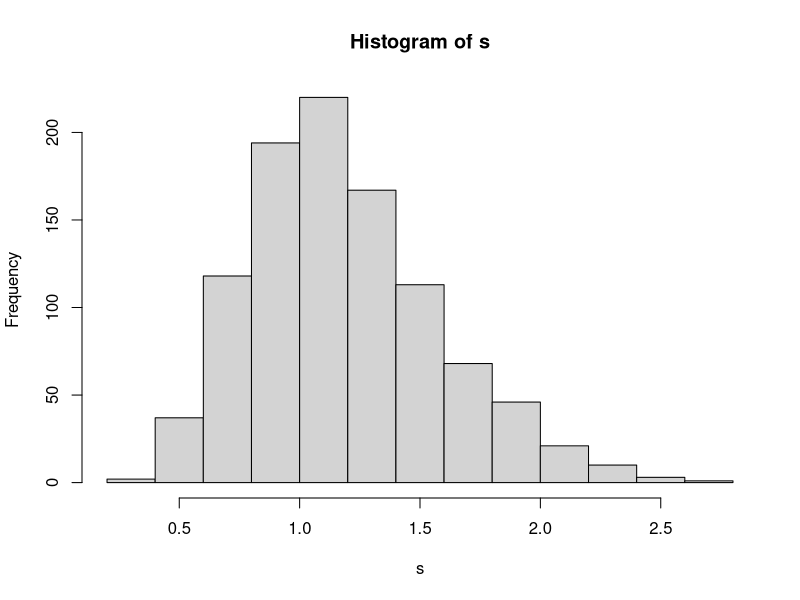
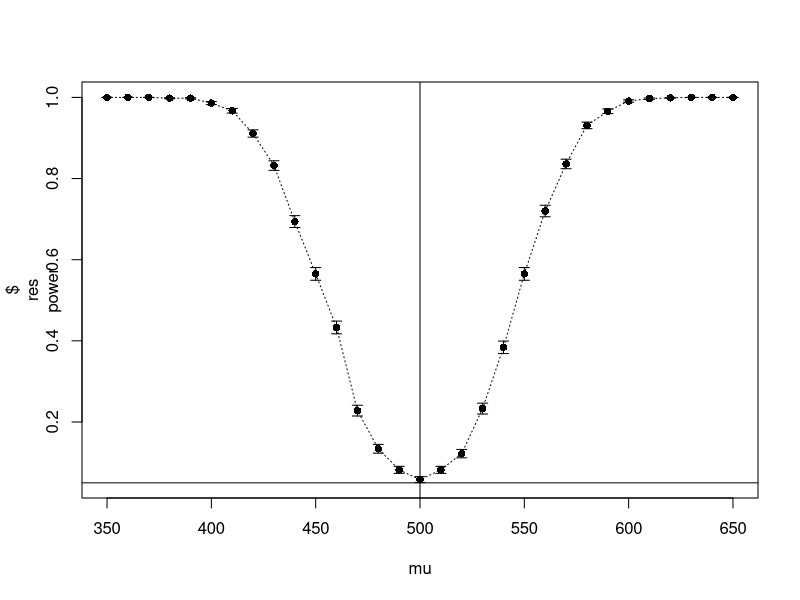
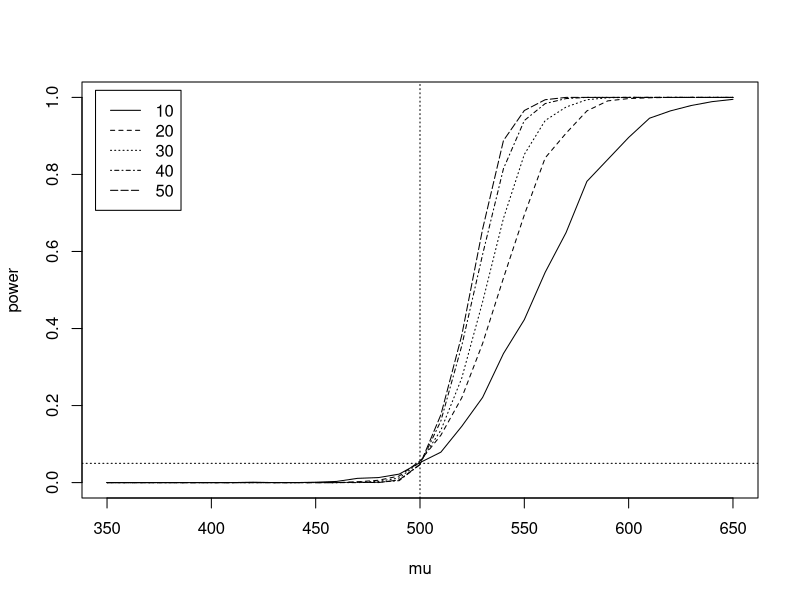

These charts were generated, in order, by the following R code:
## ---- chunk 1
# Load packages
library(knitr)
library(tidyverse)
library(data.table)
library(Metrics)
library(Hmisc)

# Set chunk options and random seed
knitr::opts_chunk$set(fig.width=4, fig.height=3, 
                      warning=FALSE, message=FALSE)
options(digits=4)
set.seed(42)
## ---- chunk 2
mc_sim_1 = function(n=1000, k=1000, a=0, b=1, anti=FALSE, g=identity) {
  x = vector(mode="numeric", length=n)
  for(i in 1:n) {
    if(anti == TRUE) {
      u_vec = 1 - runif(n=k, min=a, max=b)
    }
    else {  
      u_vec = runif(n=k, min=a, max=b)
    }
    u_vec = g(u_vec)
    h_vec = (log(u_vec+1))/(pi*sqrt(u_vec*(1-u_vec)))
    x[i] = (b-a) * (1/k) * sum(h_vec)
  }
  return(x)
}
## ---- chunk 3
est = mc_sim_1(n=1, k=10000, a=0, b=1, anti=FALSE, g=identity)
se = mc_sim_1(n=1000, k=10000, a=0, b=1, anti=FALSE, g=identity) %>% sd()
print(paste0("Estimate: ", round(est, 3), "; Std. Error: ", round(se, 3)))
## ---- chunk 4
est = mc_sim_1(n=1, k=10000, a=0, b=1, anti=TRUE, g=identity)
se = mc_sim_1(n=1000, k=10000, a=0, b=1, anti=TRUE, g=identity) %>% sd()
print(paste0("Estimate: ", round(est, 3), "; Std. Error: ", round(se, 3)))
## ---- chunk 5
cdfInv = function(x) {
  return(1-(sin(pi*x/2))^2)
}
## ---- chunk 6
u = runif(n=1000, min=0, max=1)
sample = cdfInv(u)
print(sample[1:10])
## ---- chunk 7
est = mc_sim_1(n=1, k=10000, a=0, b=1, anti=FALSE, g=cdfInv)
se = mc_sim_1(n=1000, k=10000, a=0, b=1, anti=FALSE, g=cdfInv) %>% sd()
print(paste0("Estimate: ", round(est, 3), "; Std. Error: ", round(se, 3)))
## ---- chunk 8
trimmed_sim_1 = function(k=9, m=1000, n=20) {
  x = list()
  for(i in 1:k) {
    tmean = vector(mode="numeric", length=m)
    for(j in 1:m) {
      s = rt(n=n, df=3, ncp=4)
      s = sort(s)
      tmean[j] = mean( s[(i+1) : (n-i)] )
    }
    mse.est = mean(tmean^2)
    se.mse = sqrt(mean((tmean - mean(tmean))^2))/sqrt(m)
    
    x[[i]] = list(k=i, `t-mean`=mse.est, se=se.mse)
  }
  x = rbindlist(x)
  return(x)
}

x = trimmed_sim_1(k=9, m=1000, n=20)
print(x)
## ---- chunk 9
x = c(0.4, 1.1, 0.2, 1.6, 1.4, 0.9)
theta = rgamma(n=10000, shape=3, rate=2)
l = (theta^length(x))*exp(-theta*sum(x))
mean(theta*l)/mean(l)
## ---- chunk 10
likelihood = function(theta, x) {
  return(theta^length(x) * exp(-theta*sum(x)))
}

i = 1
s = vector(mode="numeric", length=1000)
M = optimize(likelihood, c(0,5), maximum=TRUE, x=x)$objective

while(i <= 1000) {
  theta = rgamma(1, 3, 2)
  u = runif(1, 0, 1)
  if(u < likelihood(theta, x)/M) {
    s[i] = theta
    i = i+1
  }
}

mean(s)
## ---- chunk 11
hist(s)
## ---- chunk 12
trimmed_sim_2 = function(k=9, m=1000, n=20) {
  x = list()
  for(i in 1:k) {
    tmean = vector(mode="numeric", length=m)
    for(j in 1:m) {
      s = rcauchy(n=n)
      s = sort(s)
      tmean[j] = mean( s[(i+1) : (n-i)] )
    }
    mse.est = mean(tmean^2)
    se.mse = sqrt(mean((tmean - mean(tmean))^2))/sqrt(m)
    
    x[[i]] = list(k=i, `t-mean`=mse.est, se=se.mse)
  }
  x = rbindlist(x)
  return(x)
}

x = trimmed_sim_2(k=10, m=1000, n=25)
print(x)
## ---- chunk 13
power_sim_1 = function(mu_low=350, mu_high=650, m=1000, n=20, sigma=100, 
                       twosided=TRUE) {
  if(twosided) {
    alt = "two.sided"
  } else {
    alt = "greater"
  }
  mu = seq(mu_low, mu_high, 10)
  power = vector(mode="numeric", length=length(mu))
  for(i in 1:length(mu)) {
    mu_temp = mu[i]
    pvals = vector(mode="numeric", length=m)
    for(j in 1:m) {
      x = rnorm(n=n, mean=mu_temp, sd=sigma)
      ttest = t.test(x, alternative=alt, mu=500)
      pvals[j] = ttest$p.value
    }
    power[i] = mean(pvals <= 0.05)
  }
  return(list(mu=mu, power=power))
}

res = power_sim_1(350, 650, 1000, 20, 100, TRUE)

{
  se = sqrt(res$power*(1-res$power)/1000)
  errbar(res$mu, res$power, yplus=res$power+se,
         yminus=res$power-se, xlab="mu")
  abline(v=500, lty=1)
  abline(h=0.05, lty=1)
  lines(res$mu, res$power, lty=3)
}
## ---- chunk 14
curves = list()
sizes = seq(10, 50, 10)
for(i in 1:length(sizes)) {
  temp_res = power_sim_1(350, 650, 1000, sizes[i], 100, FALSE)
  temp_pow = temp_res$power
  curves[[i]] = list(`size`=sizes[i], `pow`=temp_pow)
}
## ---- chunk 15
x = seq(350, 650, 10)
{
  plot(x, curves[[1]]$pow, type="l", ylim=c(0, 1), xlab="mu", ylab="power")
  abline(v=500, lty=3)
  abline(h=0.05, lty=3)
  for(i in 2:length(curves)) {
    lines(x, curves[[i]]$pow, lty=i)
  }
  legend("topleft", inset=0.02, legend=sizes, lty=1:5)
}
## ---- chunk 16
n = 20
t0 = qt(c(0.025, 0.975), df=n-1)
CI = replicate(10000, expr={
  x = rchisq(n, df=2)
  ci = mean(x)+t0*sd(x)/sqrt(n)
  })

low = CI[1, ]
high = CI[2, ]
print(sum(low < 2 & high > 2))
print(mean(low < 2 & high > 2))
## ---- chunk 17
count5test = function(x, y) {
  X = x - mean(x)
  Y = y - mean(y)
  outx = sum(X > max(Y)) + sum(X < min(Y))
  outy = sum(Y > max(X)) + sum(Y < min(X))
  return(as.integer(max(c(outx, outy)) > 5))
}

power_sim_2 = function(samples=c(15, 50, 250), m=10000) {
  x = list()
  i = 1
  for (n in samples) {
    tests = replicate(m, expr={
      x = rnorm(n, 0, 1)
      y = rnorm(n, 0, 1.5)
      C5 = count5test(x, y)
      Fp = var.test(x, y)$p.value
      Ftest = as.integer(Fp <= 0.055)
      c(C5, Ftest)
    })
    rm = rowMeans(tests)
    x[[i]] = list(`n`=n, `low`=rm[[1]], `high`=rm[[2]])
    i = i+1
  }
  x = rbindlist(x)
  return(x)
}

res = power_sim_2()
print(res)
